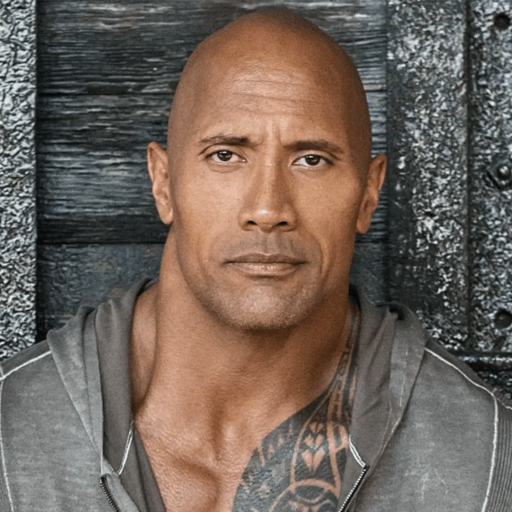
#> input picture images/000.png, 1024 x 1024 px (shown at 1/2 size); its folder holds 2 pictures in this run
$ python analysis_color_drift.py
#> lines starting #> are read from the running program, lines starting #| are printed output that depends on the picture
### common.py

import os
from PIL import Image

IMAGE_DIR = "images"
RESULT_DIR = "results"
GRAPH_DIR = "graphs"

os.makedirs(RESULT_DIR, exist_ok=True)
os.makedirs(GRAPH_DIR, exist_ok=True)

def load_images():
    files = sorted(f for f in os.listdir(IMAGE_DIR) if f.endswith(".png"))
    return [Image.open(os.path.join(IMAGE_DIR, f)).convert("RGB") for f in files]
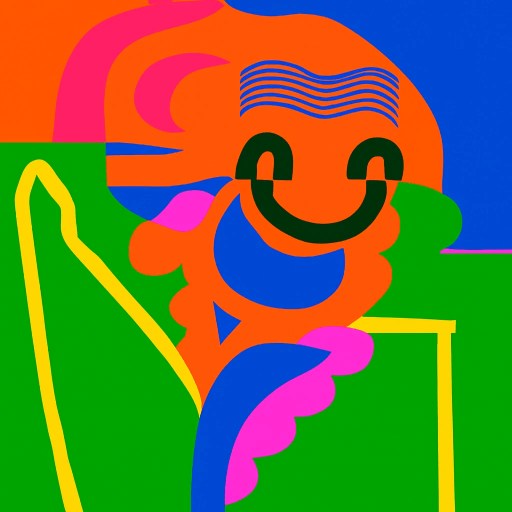
#> input picture images/101.png, 1024 x 1024 px (shown at 1/2 size)

### analysis_color_drift.py

import numpy as np
import pandas as pd
import matplotlib.pyplot as plt
from common import load_images, RESULT_DIR, GRAPH_DIR

images = load_images()
#> images = 2 items
rows = []

for i, img in enumerate(images[1:], start=1):
    arr = np.array(img)
    rows.append({
        "iteration": i,
        "R": arr[:,:,0].mean(),
        "G": arr[:,:,1].mean(),
        "B": arr[:,:,2].mean()
    })
#> this loop made 1 pass
#> i on pass 1: 1
#> after the loop, rows = 1 item

df = pd.DataFrame(rows)
#> df = table of 1 rows and 4 columns
df.to_csv(f"{RESULT_DIR}/color_drift.csv", index=False)

plt.plot(df["iteration"], df["R"], color=(1,0,0), label="Red")
plt.plot(df["iteration"], df["G"], color=(0,1,0), label="Green")
plt.plot(df["iteration"], df["B"], color=(0,0,1), label="Blue")
plt.legend()
plt.savefig(f"{GRAPH_DIR}/color_drift.png")
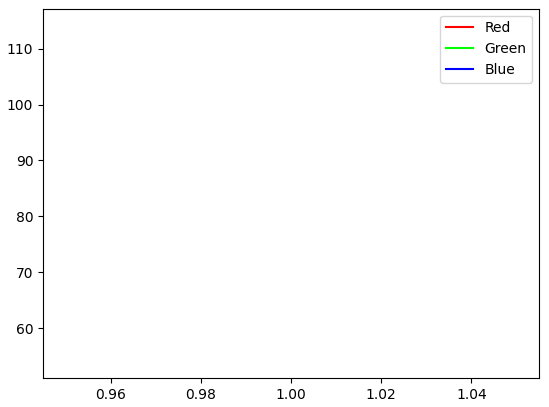
#> figure drawn by matplotlib, 1 panel
plt.close()
